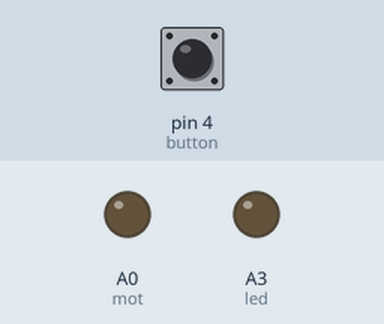
This sketch was run on a simulated Arduino Uno, built with avr-gcc and run on an emulated ATmega328P. On the bench: output pins drawn as LEDs (lit = HIGH). The test bench sets the inputs (shaded band); at power-on: pin 4 (button) HIGH.

Above: at 1.2 s.
1.3 s: pin 4 (button) pulled LOW for 0.15 s
At 2.1 s:
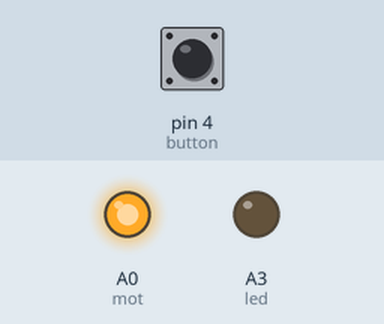
4.4 s: pin 4 (button) pulled LOW for 1 s
At 6.5 s:
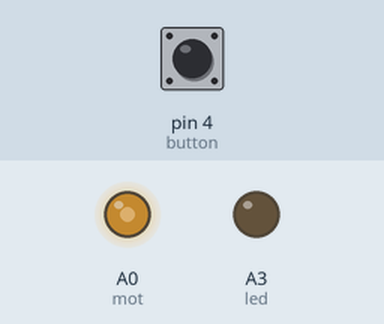
8.4 s: pin 4 (button) pulsed LOW 2 times (0.12 s each, 0.3 s apart)
10.5 s: pin 4 (button) pulled LOW for 0.15 s
Timing chart, 0 to 17.6 s (numbered marks = the images above; inputs shaded):
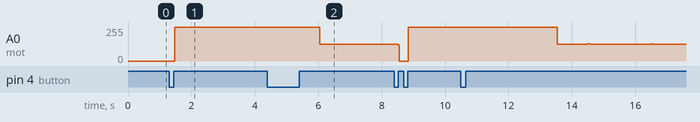

Measured:
- after the input at 1.3 s, A0 (mot): 0/255 → 255/255 after 0.17 s

The sketch:

challenge.ino
```cpp
#include <MsTimer2.h>
#include <avr/sleep.h>
const byte led = A3;
const byte mot = A0;
const byte button = 4;
static byte a;
static byte b;


void setup() {
    a = 0;
    b = 0;
    pinMode(led, OUTPUT);
    digitalWrite(led,LOW);
    pinMode(mot, OUTPUT);
    digitalWrite(mot,LOW);
    pinMode(button,INPUT_PULLUP);
    MsTimer2::set(500,vect);
    MsTimer2::start();
      }

void vect(){
  b = b + 1;
  if(a == 0 && b%10 == 0){
    right();
    }
   else if(a == 1){
      right();
      if(b == 10){
        a = 2;
        }
       }
   else if(a == 2 && b%4 == 0){
      right();
    }
  }

void right(){
  digitalWrite(led, HIGH);
  delay(100);
  digitalWrite(led, LOW);
  }

void loop() {
  static int i = 2;
  static bool prev = HIGH;
  static bool now = HIGH;

  now = digitalRead(button);
  if(now == HIGH && prev == LOW){
    if(a == 0){
      a = 1;
      b = 0;
      delay(20);
     }
     else if(a == 2){
      a = 0;
      delay(20);
      digitalWrite(mot, LOW);
      }
     }
  prev = now;

  if(a == 0);
  else if(a == 1){
    digitalWrite(mot, HIGH);
    }
  else if(a == 2){
    if(i == 0){
      digitalWrite(mot, LOW);
      i = 2;
      }
     else digitalWrite(mot, HIGH);
    }
    if(i == 0){
      i = 2;
      }
  i = i-1;
}
```
